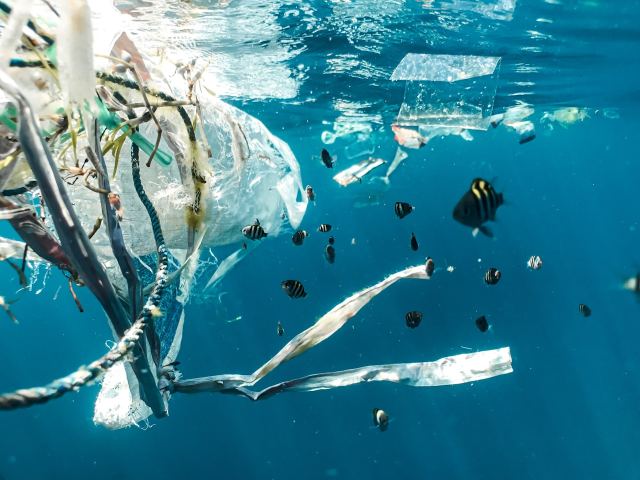
#> input picture data/sample_images/ocean_trash_hires.jpg, 1280 x 960 px (shown at 1/2 size)
$ python -i object_detector.py   (imports and definitions only)
#> lines starting #> are read from the running program, lines starting #| are printed output that depends on the picture; after the words box and inside, x2 and y2 are one past the last pixel; in counts of white or black regions, pixels touching at a corner belong together
"""
AquaScan — Object Detector (v4.1)

Per-object bounding-box detection using classical CV.

v4.1 critical fixes:
  - Changed fusion from AND to OR-weighted (color OR structure fires)
  - Added specific trash-color targeting (white/translucent plastic, bright neon)
  - Lowered adaptive thresholds (LAB 2.0→1.2, sat 2.5→1.5)
  - Added HSV-based direct trash mask for bottles/bags
  - Larger morphological kernels for better blob formation
"""
from __future__ import annotations

import logging
from dataclasses import dataclass
from typing import Any

import cv2
import numpy as np
import numpy.typing as npt

import config

logger = logging.getLogger(__name__)

CvImage = npt.NDArray[np.uint8]
GrayImage = npt.NDArray[np.uint8]


@dataclass
class DetectedObject:
    """A single detected trash object."""
    bbox: tuple[int, int, int, int]  # (x1, y1, x2, y2)
    contour: Any                     # cv2 contour (for drawing)
    area: float
    category: str                    # 'bottle', 'bag', 'can', 'debris', 'unknown'
    confidence: float                # shape-match score 0-1
    features: dict[str, float]       # raw geometric features


# ── Segmentation helpers ────────────────────────────────────────

def _segment_by_color(image: CvImage, color_stats: dict | None = None) -> GrayImage:
    """Segment non-natural pixels using adaptive + absolute color filters.

    v4.1: Much more aggressive. Uses BOTH adaptive (deviation from image mean)
    AND absolute trash-color targeting (white plastic, bright artificial colors,
    very dark objects on light background, etc).
    """
    hsv = cv2.cvtColor(image, cv2.COLOR_BGR2HSV).astype(np.float32)
    h, w = image.shape[:2]
    mask = np.zeros((h, w), dtype=np.uint8)

    # ── Layer 1: Adaptive color deviation (if stats available) ──
    if color_stats is not None:
        lab = cv2.cvtColor(image, cv2.COLOR_BGR2LAB).astype(np.float32)
        lab_mean = color_stats["lab_mean"]
        lab_std = color_stats["lab_std"] + 1e-6

        diff = np.abs(lab - lab_mean.reshape(1, 1, 3))
        norm_diff = diff / lab_std.reshape(1, 1, 3)
        weights = np.array([1.2, 0.9, 0.9]).reshape(1, 1, 3)
        weighted_diff = (norm_diff * weights).mean(axis=2)

        # LOWERED threshold: 2.0 → 1.2 (catches more color outliers)
        adaptive_mask = (weighted_diff > 1.2).astype(np.uint8) * 255
        mask = cv2.bitwise_or(mask, adaptive_mask)

    # ── Layer 2: Absolute trash-color targeting ──────────────────
    hsv_u8 = cv2.cvtColor(image, cv2.COLOR_BGR2HSV)

    # White/light plastics (bags, styrofoam) — TIGHT range
    # Must be very low saturation AND very bright to avoid catching
    # bright coral, fish, or surface reflections
    white_mask = cv2.inRange(hsv_u8, np.array([0, 0, 210]), np.array([180, 35, 255]))
    mask = cv2.bitwise_or(mask, white_mask)

    # Red/orange packaging (unnatural in underwater scenes)
    red_mask1 = cv2.inRange(hsv_u8, np.array([0, 100, 100]), np.array([10, 255, 255]))
    red_mask2 = cv2.inRange(hsv_u8, np.array([170, 100, 100]), np.array([180, 255, 255]))
    mask = cv2.bitwise_or(mask, red_mask1)
    mask = cv2.bitwise_or(mask, red_mask2)

    # ── Layer 3: High saturation outliers (artificial packaging) ─
    if color_stats is not None:
        sat_mean = color_stats["hsv_mean"][1]
        sat_std = color_stats["hsv_std"][1] + 1e-6
        sat_dev = (hsv[:, :, 1] - sat_mean) / sat_std
        # LOWERED: 2.5 → 1.5
        sat_outlier = (sat_dev > 1.5).astype(np.uint8) * 255
        mask = cv2.bitwise_or(mask, sat_outlier)

        # Brightness outliers (very bright = plastic/foam)
        val_mean = color_stats["hsv_mean"][2]
        val_std = color_stats["hsv_std"][2] + 1e-6
        bright = ((hsv[:, :, 2] - val_mean) / val_std > 1.5).astype(np.uint8) * 255
        mask = cv2.bitwise_or(mask, bright)

    return mask


def _segment_by_edges(gray: GrayImage) -> GrayImage:
    """Auto-Canny edge detection with morphological closing to form regions."""
    blurred = cv2.GaussianBlur(gray, (5, 5), 0)
    v = np.median(blurred)
    low = int(max(0, 0.67 * v))
    high = int(min(255, 1.33 * v))
    edges = cv2.Canny(blurred, low, high)

    # Close gaps to form connected regions — LARGER kernel for better blob formation
    kernel = cv2.getStructuringElement(cv2.MORPH_ELLIPSE, (11, 11))
    closed = cv2.morphologyEx(edges, cv2.MORPH_CLOSE, kernel, iterations=3)
    return closed


def _segment_adaptive(gray: GrayImage) -> GrayImage:
    """Adaptive threshold — catches objects Otsu misses in unimodal histograms."""
    binary = cv2.adaptiveThreshold(
        gray, 255, cv2.ADAPTIVE_THRESH_GAUSSIAN_C,
        cv2.THRESH_BINARY_INV, 21, 4
    )
    # Cleanup small noise
    kernel = cv2.getStructuringElement(cv2.MORPH_ELLIPSE, (5, 5))
    binary = cv2.morphologyEx(binary, cv2.MORPH_OPEN, kernel, iterations=1)
    return binary


# ── Contour feature extraction ──────────────────────────────────

def _compute_contour_features(cnt) -> dict[str, float]:
    """Compute geometric features for a single contour."""
    area = cv2.contourArea(cnt)
    perimeter = cv2.arcLength(cnt, True)
    hull = cv2.convexHull(cnt)
    hull_area = cv2.contourArea(hull)

    x, y, bw, bh = cv2.boundingRect(cnt)
    rect_area = bw * bh

    solidity = area / hull_area if hull_area > 0 else 0
    aspect = max(bw, bh) / max(min(bw, bh), 1)
    rectangularity = area / rect_area if rect_area > 0 else 0
    circularity = (4 * np.pi * area) / (perimeter ** 2) if perimeter > 0 else 0
    compactness = (perimeter ** 2) / area if area > 0 else 0
    extent = area / rect_area if rect_area > 0 else 0

    return {
        "area": float(area),
        "perimeter": float(perimeter),
        "solidity": float(solidity),
        "aspect_ratio": float(aspect),
        "rectangularity": float(rectangularity),
        "circularity": float(circularity),
        "compactness": float(compactness),
        "extent": float(extent),
        "bbox_w": float(bw),
        "bbox_h": float(bh),
    }


# ── Shape classifier ───────────────────────────────────────────

def _classify_shape(features: dict[str, float]) -> tuple[str, float]:
    """Classify a contour as bottle/bag/can/debris based on shape features."""
    aspect = features["aspect_ratio"]
    solidity = features["solidity"]
    rect_fill = features["rectangularity"]
    circ = features["circularity"]

    scores = {}

    if aspect >= config.BOTTLE_ASPECT_MIN and rect_fill >= config.BOTTLE_RECT_FILL_MIN:
        scores["bottle"] = 0.3 + min(aspect / 5.0, 0.3) + rect_fill * 0.2 + solidity * 0.2
    else:
        scores["bottle"] = max(0, (aspect - 1.5) * 0.15 + (rect_fill - 0.4) * 0.2)

    if solidity < config.BAG_SOLIDITY_MAX:
        scores["bag"] = 0.4 + (1.0 - solidity) * 0.3 + (1.0 - rect_fill) * 0.2
    else:
        scores["bag"] = max(0, (0.6 - solidity) * 0.3)

    if circ >= config.CAN_CIRCULARITY_MIN:
        scores["can"] = 0.3 + circ * 0.4 + solidity * 0.2
    else:
        scores["can"] = max(0, (circ - 0.4) * 0.3)

    scores["debris"] = 0.15 + solidity * 0.1 + (1.0 - circ) * 0.05

    best_cat = max(scores, key=scores.get)
    best_score = min(max(scores[best_cat], 0.0), 1.0)

    if best_score < 0.25:
        return "debris", round(best_score, 3)

    return best_cat, round(best_score, 3)


# ── Main object detection ───────────────────────────────────────

def detect_objects(
    image: CvImage,
    color_stats: dict | None = None,
    min_area_frac: float = config.MIN_OBJ_AREA_IMAGE_FRAC,
    max_area_frac: float = config.MAX_OBJ_AREA_IMAGE_FRAC,
) -> list[DetectedObject]:
    """Detect individual trash objects in a full image using classical CV.

    v4.1 critical fix: Changed fusion from AND to OR-weighted.

    Previously: color AND (edges OR adaptive)
      → On colorful images, color mask is sparse → AND kills everything

    Now: (color_strong) OR (color_weak AND structure)
      → Color alone can fire if strong enough
      → Weak color + structure also fires
    """
    h, w = image.shape[:2]
    total_area = h * w
    min_area = int(total_area * min_area_frac)
    max_area = int(total_area * max_area_frac)

    gray = cv2.cvtColor(image, cv2.COLOR_BGR2GRAY)

    # ── Multi-channel segmentation ──────────────────────────────
    mask_color = _segment_by_color(image, color_stats)
    mask_edges = _segment_by_edges(gray)
    mask_adaptive = _segment_adaptive(gray)

    # v4.1 fix: (color AND structure) OR (strong_color_alone)
    # - Color + structural evidence = high confidence candidate
    # - Very strong color signal alone = also candidate (white plastic etc)
    structure_mask = cv2.bitwise_or(mask_edges, mask_adaptive)
    confirmed = cv2.bitwise_and(mask_color, structure_mask)

    # Strong color = pixels where color mask is dense (morphological threshold)
    kernel_dense = cv2.getStructuringElement(cv2.MORPH_ELLIPSE, (9, 9))
    strong_color = cv2.erode(mask_color, kernel_dense, iterations=2)
    strong_color = cv2.dilate(strong_color, kernel_dense, iterations=3)

    # Combined = confirmed OR strong_color
    combined = cv2.bitwise_or(confirmed, strong_color)

    # ── Morphological cleanup (more aggressive to merge fragments) ─
    kernel_close = cv2.getStructuringElement(cv2.MORPH_ELLIPSE, (15, 15))
    kernel_open = cv2.getStructuringElement(cv2.MORPH_ELLIPSE, (7, 7))
    combined = cv2.morphologyEx(combined, cv2.MORPH_CLOSE, kernel_close, iterations=3)
    combined = cv2.morphologyEx(combined, cv2.MORPH_OPEN, kernel_open, iterations=2)

    # ── Contour extraction ──────────────────────────────────────
    contours, _ = cv2.findContours(combined, cv2.RETR_EXTERNAL, cv2.CHAIN_APPROX_SIMPLE)

    detected: list[DetectedObject] = []
    for cnt in contours:
        area = cv2.contourArea(cnt)
        if area < min_area or area > max_area:
            continue

        features = _compute_contour_features(cnt)

        # Skip very high-solidity, near-rectangular shapes (likely natural rock/coral)
        # Real trash tends to have solidity < 0.92 or aspect > 1.3
        if features["solidity"] > 0.95 and features["aspect_ratio"] < 1.2 and features["circularity"] > 0.7:
            continue

        category, confidence = _classify_shape(features)

        x, y, bw, bh = cv2.boundingRect(cnt)
        obj = DetectedObject(
            bbox=(x, y, x + bw, y + bh),
            contour=cnt,
            area=area,
            category=category,
            confidence=confidence,
            features=features,
        )
        detected.append(obj)

    detected.sort(key=lambda o: o.area, reverse=True)
    detected = _nms(detected, iou_thresh=0.4)

    logger.info("Object detector found %d candidate objects", len(detected))
    return detected


def _nms(objects: list[DetectedObject], iou_thresh: float = 0.4) -> list[DetectedObject]:
    """Simple non-maximum suppression to remove overlapping bounding boxes."""
    if len(objects) <= 1:
        return objects

    keep: list[DetectedObject] = []
    suppressed = set()

    for i, obj_i in enumerate(objects):
        if i in suppressed:
            continue
        keep.append(obj_i)
        for j in range(i + 1, len(objects)):
            if j in suppressed:
                continue
            if _iou(obj_i.bbox, objects[j].bbox) > iou_thresh:
                suppressed.add(j)

    return keep


def _iou(box1: tuple, box2: tuple) -> float:
    """Compute IoU between two bounding boxes (x1, y1, x2, y2)."""
    x1 = max(box1[0], box2[0])
    y1 = max(box1[1], box2[1])
    x2 = min(box1[2], box2[2])
    y2 = min(box1[3], box2[3])

    inter = max(0, x2 - x1) * max(0, y2 - y1)
    area1 = (box1[2] - box1[0]) * (box1[3] - box1[1])
    area2 = (box2[2] - box2[0]) * (box2[3] - box2[1])
    union = area1 + area2 - inter

    return inter / union if union > 0 else 0.0


# ── Cell-level object signal ────────────────────────────────────

def compute_cell_object_signal(
    objects: list[DetectedObject],
    cell_bbox: tuple[int, int, int, int],
) -> float:
    """Compute what fraction of a cell is covered by detected objects."""
    cx1, cy1, cx2, cy2 = cell_bbox
    cell_area = (cx2 - cx1) * (cy2 - cy1)
    if cell_area <= 0:
        return 0.0

    covered = 0.0
    for obj in objects:
        ox1, oy1, ox2, oy2 = obj.bbox
        ix1 = max(cx1, ox1)
        iy1 = max(cy1, oy1)
        ix2 = min(cx2, ox2)
        iy2 = min(cy2, oy2)
        inter = max(0, ix2 - ix1) * max(0, iy2 - iy1)
        covered += inter

    return min(covered / cell_area, 1.0)


def objects_to_json(objects: list[DetectedObject]) -> list[dict]:
    """Serialise detected objects for API response."""
    return [
        {
            "bbox": list(obj.bbox),
            "category": obj.category,
            "confidence": obj.confidence,
            "area": int(obj.area),
            "features": {k: round(v, 4) for k, v in obj.features.items()
                         if k not in ("bbox_w", "bbox_h")},
        }
        for obj in objects
    ]

>>> import cv2
>>> picture = cv2.imread('../data/sample_images/ocean_trash_hires.jpg')
#> picture is the input picture: shape (960, 1280, 3); mean B, G, R 149.1, 131.1, 57.6
>>> result = detect_objects(picture)
#> in detect_objects, `gray = cv2.cvtColor(image, cv2.COLOR_BGR2GRAY)`:
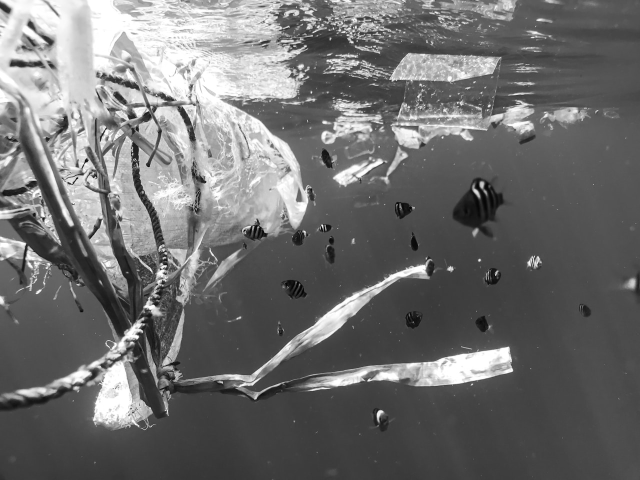
#> gray: shape (960, 1280) (shown at 1/2 size); min 0, max 255, mean 111.2
#> in _segment_by_color, `hsv = cv2.cvtColor(image, cv2.COLOR_BGR2HSV).astype(np.float32)`:
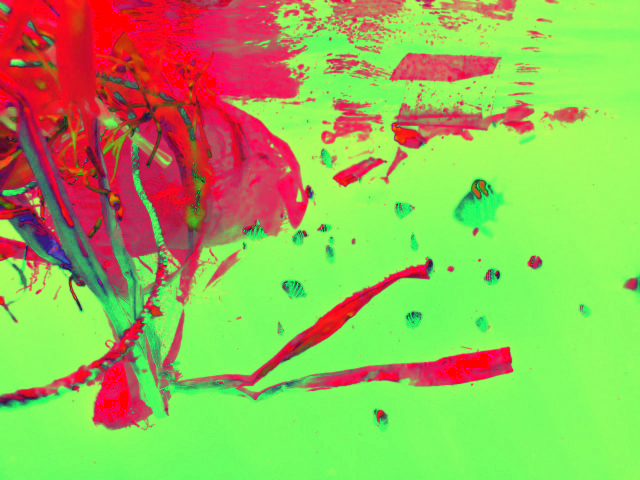
#> hsv: shape (960, 1280, 3) float32 (shown at 1/2 size); mean B, G, R 86.8, 182.9, 151.6
#> in _segment_by_color, `hsv_u8 = cv2.cvtColor(image, cv2.COLOR_BGR2HSV)`: hsv_u8: shape (960, 1280, 3); mean H, S, V 87.4, 181.9, 151.6
#> in _segment_by_color, `white_mask = cv2.inRange(hsv_u8, np.array([0, 0, 210]), np.array([180,..`:
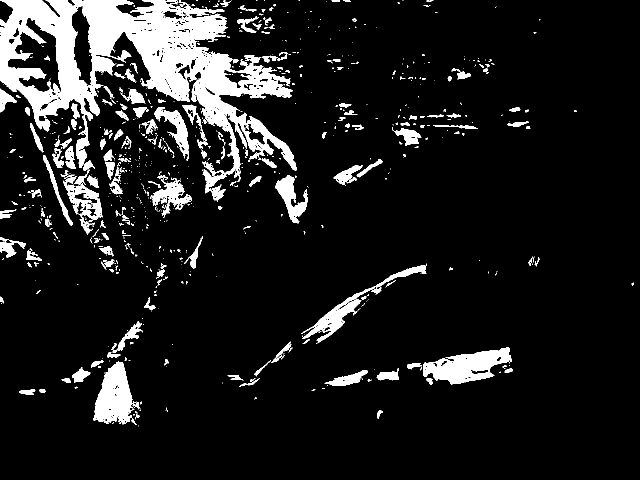
#> white_mask: shape (960, 1280) (shown at 1/2 size); 11% white; 822 white regions (607 under 20 px), largest, box (x1, y1, x2, y2) and area: (0, 0, 593, 387) 75747, (846, 694, 1023, 769) 6974, (187, 723, 273, 849) 6454
#> in _segment_by_color, `red_mask1 = cv2.inRange(hsv_u8, np.array([0, 100, 100]), np.array([10,..`:
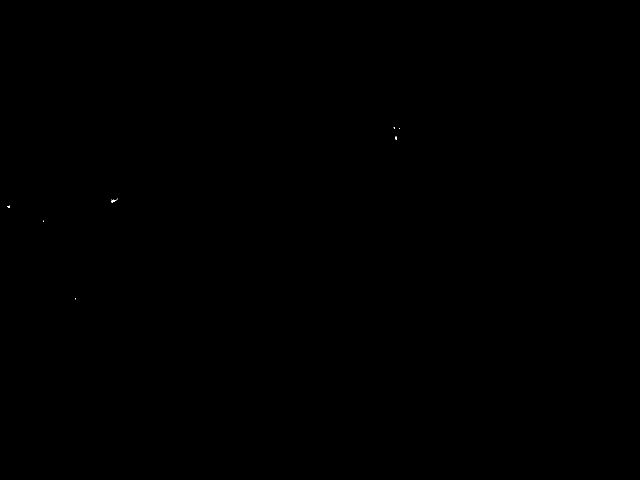
#> red_mask1: shape (960, 1280) (shown at 1/2 size); 0.01% white in thin lines or dots, all inside (x1, y1, x2, y2) = (14, 254, 800, 599)
#> in _segment_by_color, `red_mask2 = cv2.inRange(hsv_u8, np.array([170, 100, 100]), np.array([1..`: red_mask2: shape (960, 1280); every value is 0
#> in _segment_by_edges, `v = np.median(blurred)`: v = 83
#> in _segment_by_edges, `low = int(max(0, 0.67 * v))`: low = 55
#> in _segment_by_edges, `high = int(min(255, 1.33 * v))`: high = 110
#> in _segment_by_edges, `edges = cv2.Canny(blurred, low, high)`:
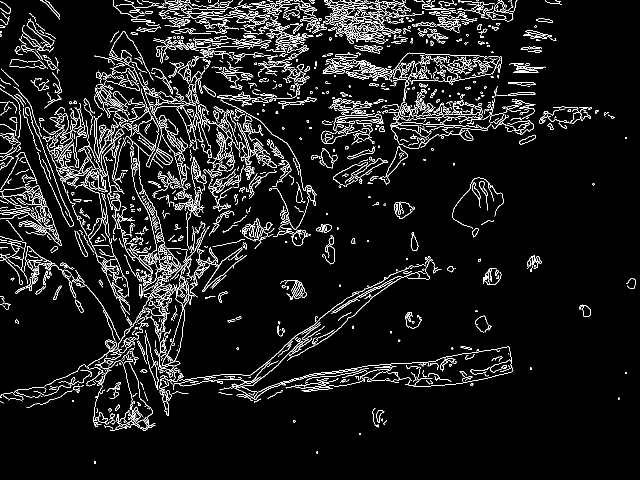
#> edges: shape (960, 1280) (shown at 1/2 size); 6.8% white in thin lines or dots
#> in _segment_by_edges, `closed = cv2.morphologyEx(edges, cv2.MORPH_CLOSE, kernel, iterations=3)`: closed: shape (960, 1280); 41.6% white; 36 white regions (14 under 20 px), largest, box (x1, y1, x2, y2) and area: (0, 0, 1230, 862) 497702, (905, 355, 1008, 475) 3546, (561, 560, 614, 600) 1405
#> in _segment_adaptive, `binary = cv2.adaptiveThreshold( gray, 255, cv2.ADAPTIVE_THRESH_GAUSSIA..`: binary: shape (960, 1280); 21.1% white; 3308 white regions (2539 under 20 px), largest, box (x1, y1, x2, y2) and area: (433, 0, 1184, 382) 53196, (0, 511, 868, 866) 29997, (0, 169, 241, 622) 18338
#> in _segment_adaptive, `binary = cv2.morphologyEx(binary, cv2.MORPH_OPEN, kernel, iterations=1)`: binary: shape (960, 1280); 12.4% white; 1350 white regions (261 under 20 px), largest, box (x1, y1, x2, y2) and area: (34, 183, 235, 610) 5758, (361, 570, 730, 760) 2885, (14, 735, 204, 817) 2568
#> in detect_objects, `structure_mask = cv2.bitwise_or(mask_edges, mask_adaptive)`:
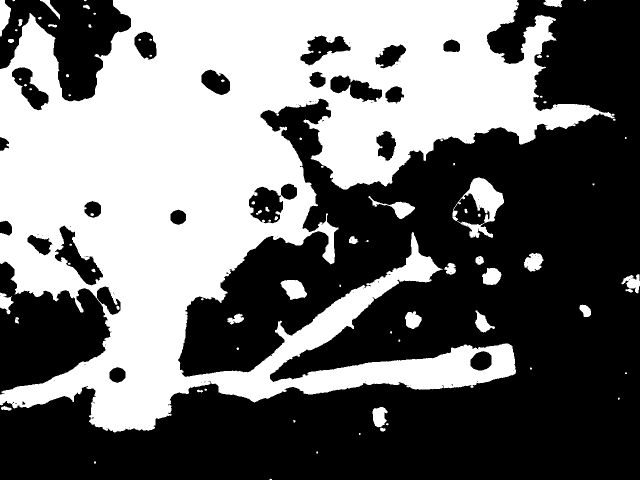
#> structure_mask: shape (960, 1280) (shown at 1/2 size); 44% white; 82 white regions (37 under 20 px), largest, box (x1, y1, x2, y2) and area: (0, 0, 1230, 865) 521886, (905, 355, 1008, 476) 4651, (561, 560, 614, 600) 1405
#> in detect_objects, `confirmed = cv2.bitwise_and(mask_color, structure_mask)`: confirmed: shape (960, 1280); 8.4% white; 894 white regions (649 under 20 px), largest, box (x1, y1, x2, y2) and area: (226, 0, 593, 387) 37389, (187, 723, 273, 849) 5678, (846, 704, 989, 769) 4547
#> in detect_objects, `strong_color = cv2.erode(mask_color, kernel_dense, iterations=2)`: strong_color: shape (960, 1280); 1.9% white; 52 white regions (28 under 20 px), largest, box (x1, y1, x2, y2) and area: (173, 0, 277, 104) 5148, (0, 0, 111, 172) 3866, (98, 0, 166, 191) 3584
#> in detect_objects, `strong_color = cv2.dilate(strong_color, kernel_dense, iterations=3)`: strong_color: shape (960, 1280); 6.8% white; 19 white regions, largest, box (x1, y1, x2, y2) and area: (0, 0, 483, 234) 54607, (860, 692, 1024, 772) 6858, (187, 722, 268, 839) 6473
#> in detect_objects, `combined = cv2.bitwise_or(confirmed, strong_color)`: combined: shape (960, 1280); 11.9% white; 827 white regions (608 under 20 px), largest, box (x1, y1, x2, y2) and area: (0, 0, 593, 387) 82110, (846, 692, 1024, 772) 8167, (187, 722, 279, 849) 7392
#> in detect_objects, `combined = cv2.morphologyEx(combined, cv2.MORPH_CLOSE, kernel_close, i..`: combined: shape (960, 1280); 25.1% white; 52 white regions (20 under 20 px), largest, box (x1, y1, x2, y2) and area: (0, 0, 629, 548) 235064, (123, 472, 427, 853) 20825, (623, 692, 1026, 781) 12858
#> in detect_objects, `combined = cv2.morphologyEx(combined, cv2.MORPH_OPEN, kernel_open, ite..`:
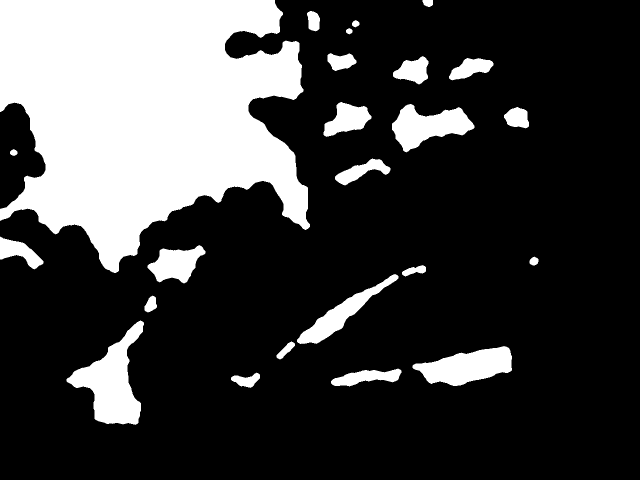
#> combined: shape (960, 1280) (shown at 1/2 size); 24.6% white; 24 white regions
#> in detect_objects, `contours, _ = cv2.findContours(combined, cv2.RETR_EXTERNAL, cv2.CHAIN_..`: contours = 24 contours; largest, box (x1, y1, x2, y2) and area: (0, 0, 620, 546) 232880, (133, 641, 288, 850) 14081, (825, 692, 1024, 772) 9372, (784, 208, 949, 305) 8336, (594, 548, 797, 688) 6128
#> the loop in detect_objects, `for cnt in contours:` made 24 passes
#> (perimeter in _compute_contour_features, hull_area in _compute_contour_features, rect_area in _compute_contour_features) on passes 2, 3, 5, 7, 10, 11, 12, 14, 15, 16, 17, 18: (333.5, 3414.5, 5076), (498.9, 10314.5, 15920), (673.8, 20024.5, 32395), (539.9, 7410.5, 28420), (342.3, 6186.5, 8932), (265.5, 3348.5, 5742), (283.1, 3282, 5994), (155.3, 1575, 2150), (469, 10872.5, 16005), (287.5, 4393, 6720), (231.4, 2507.5, 4005), (219.1, 2765, 4047)
#> after the loop in detect_objects, `for cnt in contours:`: detected = 13 items
#> the loop in _nms, `for i, obj_i in enumerate(objects):` made 13 passes
